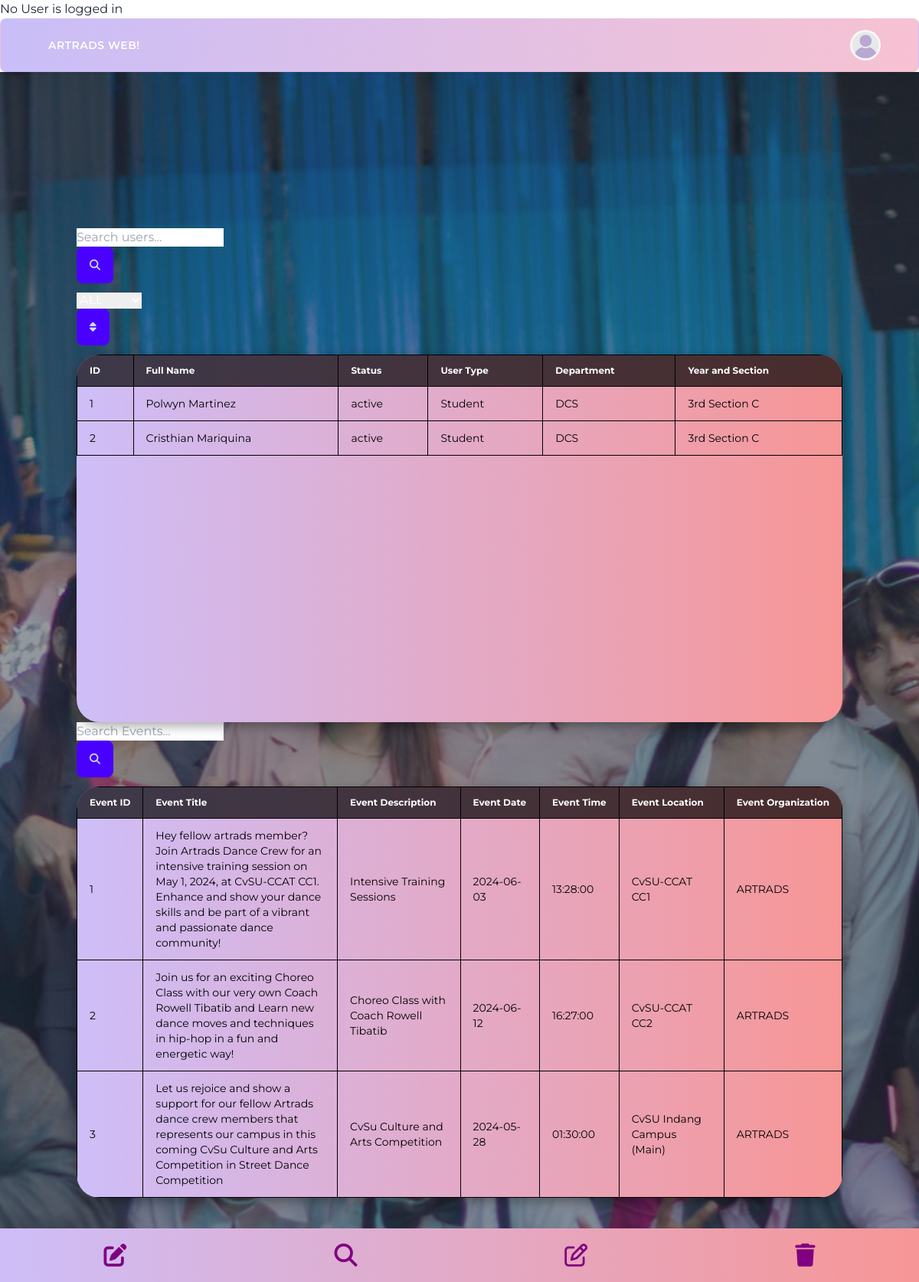
The app's page /scpphp/admin-read.php with its own data.
### tables this page shows
CREATE TABLE `memberstbl` (
  `id` int(10) NOT NULL,
  `fname` varchar(100) NOT NULL,
  `lname` varchar(100) NOT NULL,
  `status` varchar(100) NOT NULL,
  `usertype` varchar(100) NOT NULL,
  `dept` varchar(100) NOT NULL,
  `year` varchar(100) NOT NULL,
  `section` varchar(100) NOT NULL
);

CREATE TABLE `event_tbl` (
  `id` int(10) NOT NULL,
  `edesc` varchar(255) NOT NULL,
  `ename` varchar(100) NOT NULL,
  `edate` date NOT NULL,
  `etime` time NOT NULL DEFAULT current_timestamp(),
  `elocation` varchar(100) NOT NULL,
  `eorg` varchar(100) NOT NULL
);

### scpphp/admin-read.php (the view, shortened to what this page needs)
<?php
    include("server.php");
?>
<!DOCTYPE html>
<html lang="en">
<head>
    <link href="https://cdn.jsdelivr.net/npm/daisyui@4.10.2/dist/full.min.css" rel="stylesheet" type="text/css" />
    <script src="https://cdn.tailwindcss.com"></script>
    <link rel="stylesheet" href="https://cdnjs.cloudflare.com/ajax/libs/font-awesome/6.5.1/css/all.min.css" />
</head>
<body>
<form action="" method="post">
    <div class="navbar bg-base-100">
        <div class="flex-1">
            <a class="btn btn-ghost text-xl">Artrads Web!</a>
        </div>
        <div class="flex-none gap-2">
            <div class="dropdown dropdown-end">
                <div tabindex="0" role="button" class="btn btn-ghost btn-circle avatar" onclick="toggleProfileMenu()">
                    <div class="w-10 rounded-full">
                        <img alt="Tailwind CSS Navbar component" src="avatar.png" style="height:-10px;width:auto;" />
                    </div>
                </div>
            </div>
        </div>
    </div>
    <div class="hero min-h-screen" style="background-image: url(artrads.jpg);">
        <div class="hero-overlay bg-opacity-60"></div>
        <div class="hero-content flex-col lg:flex-row-reverse">
            <div class="about">
            <form action="read-admin.php" method="post">
                <div class="input-group mb-3">
                    <input class="form-control" name="user_search" type="text" placeholder="Search users...">
                    <button class="btn btn-primary" name="user_searchbtn" type="submit">
                        <i class="fas fa-search"></i>
                    </button>
                </div>
                <div class="input-group mb-3">
                    <select class="form-control" name="user_sort">
                        <option value="ALL">ALL</option>
                    </select>
                    <button class="btn btn-primary" name="user_sortbtn" type="submit">
                        <i class="fa-solid fa-sort"></i>
                    </button>
                </div>
            </form>
                <div class="table-container">
                    <div class="container" style="background: linear-gradient(to left, rgb(247, 150, 150), #cebef8);">
                        <table class="table" style="color:#000;">
                            <thead style="color:#FFF;">
                                <tr>
                                    <th>ID</th>
                                    <th>Full Name</th>
                                    <th>Status</th>
                                    <th>User Type</th>
                                    <th>Department</th>
                                    <th>Year and Section</th>
                                </tr>
                            </thead>
                            <tbody>
                                <?php
                                $vis = "";
                                if (!isset($_POST['user_searchbtn']) && !isset($_POST['user_sortbtn'])){
                                    $sqlUser = "SELECT * FROM memberstbl";
                                    $queryUser = mysqli_query($conn, $sqlUser);
                                    while($resultUser = mysqli_fetch_assoc($queryUser)){
                                        echo '<tr style="display:' . $vis . '" onclick="window.location=\'read-admin.php?memid=' . $resultUser['id'] . '\'">';
                                        echo '<td>' . $resultUser['id'] . '</td>';
                                        echo '<td>' . $resultUser['fname'] . ' ' . $resultUser['lname'] . '</td>';
                                        echo '<td>' . $resultUser['status'] . '</td>';
                                        echo '<td>' . $resultUser['usertype'] . '</td>';
                                        echo '<td>' . $resultUser['dept'] . '</td>';
                                        echo '<td>' . $resultUser['year'] . ' ' . $resultUser['section'] . '</td>';
                                        echo '</tr>';
                                    }
                                }
                                ?>
                            </tbody>
                        </table>
                    </div>
                    <form action="admin-read.php" method="post">
                            <div class="input-group mb-3">
                                <input class="form-control" name="event_search" type="text" placeholder="Search Events...">
                                <button class="btn btn-primary" name="event_searchbtn" type="submit">
                                    <i class="fas fa-search"></i>
                                </button>
                            </div>
                    </form>
                    <div class="container" style="background: linear-gradient(to left, rgb(247, 150, 150), #cebef8);width:1000px;">
                        <table class="table" style="color:#000;">
                            <thead style="color:#FFF;">
                                <tr>
                                    <th>Event ID</th>
                                    <th>Event Title</th>
                                    <th>Event Description</th>
                                    <th>Event Date</th>
                                    <th>Event Time</th>
                                    <th>Event Location</th>
                                    <th>Event Organization</th>
                                </tr>
                            </thead>
                            <tbody>
                                <?php
                                $vis = "";
                                if (!isset($_POST['event_searchbtn'])){
                                    $sqlUser = "SELECT * FROM event_tbl";
                                    $queryUser = mysqli_query($conn, $sqlUser);
                                    while($resultUser = mysqli_fetch_assoc($queryUser)){
                                        echo '<tr style="display:' . $vis . '" onclick="window.location=\'read-admin.php?eveid=' . $resultUser['id'] . '\'">';
                                        echo '<td>' . $resultUser['id'] . '</td>';
                                        echo '<td>' . $resultUser['edesc'] . '</td>';
                                        echo '<td>' . $resultUser['ename'] . '</td>';
                                        echo '<td>' . $resultUser['edate'] . '</td>';
                                        echo '<td>' . $resultUser['etime'] . '</td>';
                                        echo '<td>' . $resultUser['elocation'] . '</td>';
                                        echo '<td>' . $resultUser['eorg'] . '</td>';
                                        echo '</tr>';
                                    }
                                }
                                ?>
                            </tbody>
                        </table>
                    </div>
                </div>
            </div>
        </div>
    </div>
<div class="bottom-navbar">
<a href="admin-create.php" class="footer-button"><i class="fa-solid fa-pen-to-square"></i></a>
        <a href="admin-read.php" class="footer-button"><i class="fa-solid fa-magnifying-glass"></i></a>
        <a href="admin-update.php" class="footer-button"><i class="fa-regular fa-pen-to-square"></i></a>
        <a href="admin-delete.php" class="footer-button"><i class="fa-solid fa-trash"></i></a>
</div>
</form>
</body>
</html>

### records on screen
memberstbl: id "1", fname "Polwyn", lname "Martinez", status "active", usertype "Student", dept "DCS", year "3rd", section "Section C"
memberstbl: id "2", fname "Cristhian", lname "Mariquina", status "active", usertype "Student", dept "DCS", year "3rd", section "Section C"
event_tbl: id "1", edesc "Hey fellow artrads member? Join Artrads Dance Crew for an intensive training session on May 1, 2024, at CvSU-CCAT CC1. Enhance and show your dance skills and be part of a vibrant and passionate dance community!", ename "Intensive Training Sessions", edate "2024-06-03", etime "13:28:00", elocation "CvSU-CCAT CC1", eorg "ARTRADS"
event_tbl: id "2", edesc "Join us for an exciting Choreo Class with our very own Coach Rowell Tibatib and Learn new dance moves and techniques in hip-hop in a fun and energetic way!", ename "Choreo Class with Coach Rowell Tibatib", edate "2024-06-12", etime "16:27:00", elocation "CvSU-CCAT CC2", eorg "ARTRADS"
event_tbl: id "3", edesc "Let us rejoice and show a support for our fellow Artrads dance crew members that represents our campus in this coming CvSu Culture and Arts Competition in Street Dance Competition", ename "CvSu Culture and Arts Competition", edate "2024-05-28", etime "01:30:00", elocation "CvSU Indang Campus (Main)", eorg "ARTRADS"
